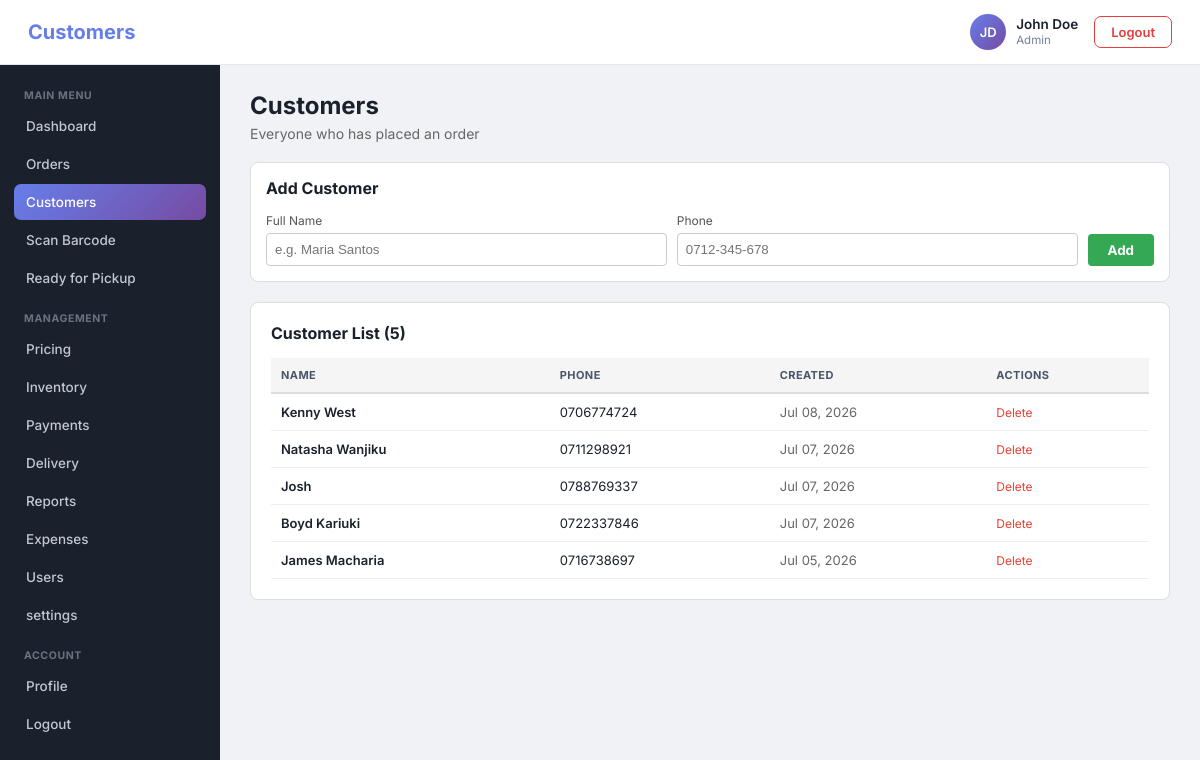
The app's page /customers.php (signed in) with its own data.
### tables this page shows
CREATE TABLE `customer` (
  `id` int(11) NOT NULL,
  `full_name` varchar(100) NOT NULL,
  `phone` varchar(20) NOT NULL,
  `created_at` datetime NOT NULL DEFAULT current_timestamp(),
  `pin` varchar(10) DEFAULT NULL,
  `email` varchar(100) DEFAULT NULL,
  `address` text DEFAULT NULL,
  `google_id` varchar(100) DEFAULT NULL,
  `picture` varchar(500) DEFAULT NULL
);

### customers.php (the view, shortened to what this page needs)
<?php
require_once 'db_config.php';
$result = $conn->query("SELECT * FROM customer ORDER BY created_at DESC");
$customers = [];
while ($row = $result->fetch_assoc()) {
    $customers[] = $row;
}
include 'header.php';
?>
<div style="margin-bottom: 20px;">
    <h1 style="font-size: 24px; margin-bottom: 5px;">Customers</h1>
    <p style="color: #666; font-size: 14px;">Everyone who has placed an order</p>
</div>
<div style="background: white; padding: 15px; border-radius: 8px; margin-bottom: 20px; border: 1px solid #ddd;">
    <h3 style="margin: 0 0 15px 0; font-size: 16px;">Add Customer</h3>
    <form method="POST">
        <div style="display: grid; grid-template-columns: 1fr 1fr auto; gap: 10px; align-items: end;">
            <div>
                <label style="display: block; font-size: 12px; color: #555; margin-bottom: 5px;">Full Name</label>
                <input type="text" name="full_name" placeholder="e.g. Maria Santos" required
                       style="width: 100%; padding: 8px; border: 1px solid #ccc; border-radius: 4px;">
            </div>
            <div>
                <label style="display: block; font-size: 12px; color: #555; margin-bottom: 5px;">Phone</label>
                <input type="tel" name="phone" placeholder="0712-345-678" required
                       style="width: 100%; padding: 8px; border: 1px solid #ccc; border-radius: 4px;">
            </div>
            <button type="submit" name="add_customer" style="background: #34a853; color: white; border: none; padding: 8px 20px; border-radius: 4px; font-weight: bold; cursor: pointer;">Add</button>
        </div>
    </form>
</div>
<div style="background: white; padding: 20px; border-radius: 8px; border: 1px solid #ddd;">
    <h3 style="margin: 0 0 15px 0; font-size: 16px;">Customer List (<?php echo count($customers); ?>)</h3>
    <table style="width: 100%; border-collapse: collapse; font-size: 13px;">
        <thead>
            <tr style="background: #f5f5f5;">
                <th style="padding: 10px; text-align: left; border-bottom: 2px solid #ddd;">Name</th>
                <th style="padding: 10px; text-align: left; border-bottom: 2px solid #ddd;">Phone</th>
                <th style="padding: 10px; text-align: left; border-bottom: 2px solid #ddd;">Created</th>
                <th style="padding: 10px; text-align: left; border-bottom: 2px solid #ddd;">Actions</th>
            </tr>
        </thead>
        <tbody>
            <?php foreach ($customers as $c): ?>
            <tr style="border-bottom: 1px solid #eee;">
                <td style="padding: 10px; font-weight: 600;"><?php echo htmlspecialchars($c['full_name']); ?></td>
                <td style="padding: 10px;"><?php echo htmlspecialchars($c['phone']); ?></td>
                <td style="padding: 10px; color: #666;"><?php echo date('M d, Y', strtotime($c['created_at'])); ?></td>
                <td style="padding: 10px;">
                    <a href="customers.php?delete=<?php echo $c['id']; ?>"
                       onclick="return confirm('Delete this customer?')"
                       style="color: #ea4335; font-size: 12px; text-decoration: none;">Delete</a>
                </td>
            </tr>
            <?php endforeach; ?>
        </tbody>
    </table>
</div>
<?php include 'footer.php'; ?>

### header.php (style rules this page uses)
:root { --accent-1: #667eea; --accent-2: #764ba2; --sidebar-bg: #1a202c; --sidebar-hover: #252e3d; --page-bg: #f0f2f5; --card-bg: #ffffff; --border-light: #e2e8f0; --text-dark: #1a202c; --text-mid: #4a5568; --text-muted: #718096; --danger: #e53e3e; --success: #2f855a; --warning: #b7791f; }
* { margin: 0; padding: 0; box-sizing: border-box; }
body { font-family: 'Inter', sans-serif; background: var(--page-bg); color: var(--text-dark); min-height: 100vh; }
a { text-decoration: none; color: inherit; }
button { font-family: inherit; }
table { width: 100%; border-collapse: collapse; }
table thead th { padding: 10px 12px; text-align: left; font-size: 11px; font-weight: 700; text-transform: uppercase; letter-spacing: 0.4px; color: var(--text-mid); border-bottom: 2px solid var(--border-light); }
table tbody tr { border-bottom: 1px solid #f0f2f5; }
table tbody td { padding: 11px 12px; font-size: 13px; vertical-align: middle; }

### records on screen
customer: full_name "Kenny West", phone "0706774724", created_at "Jul 08, 2026"
customer: full_name "Natasha Wanjiku", phone "0711298921", created_at "Jul 07, 2026"
customer: full_name "Josh", phone "0788769337", created_at "Jul 07, 2026"
customer: full_name "Boyd Kariuki", phone "0722337846", created_at "Jul 07, 2026"
customer: full_name "James Macharia", phone "0716738697", created_at "Jul 05, 2026"

### other values on screen
$pageTitle "Customers"
$initials "JD"
$fullName "John Doe"
$role "Admin"
count($customers) "5"
